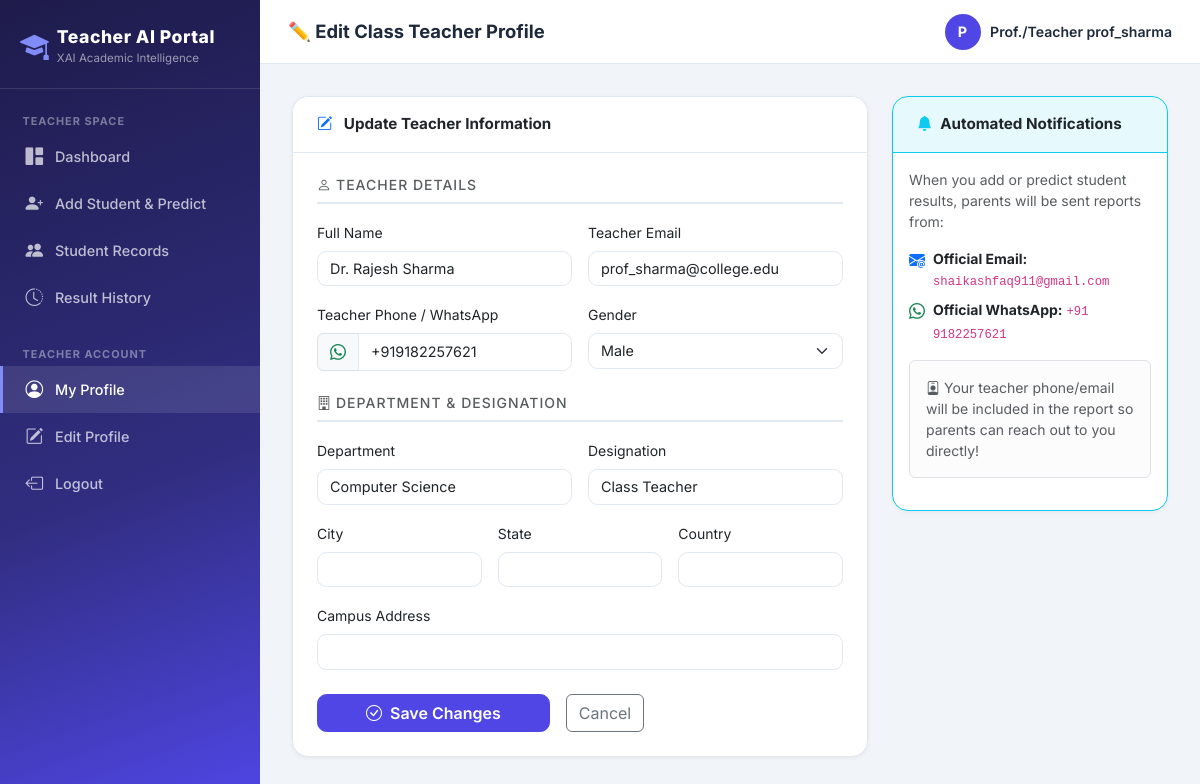
The app's page /profile/update/ (signed in) with its own data.
### apps/accounts/models.py (models this page shows, shortened)
class TeacherProfile(models.Model):
    username = models.CharField(max_length=50, unique=True)
    email = models.EmailField(max_length=100, unique=True)
    password = models.CharField(max_length=128)
    full_name = models.CharField(max_length=100, blank=True)
    phoneno = models.CharField(max_length=15, blank=True)
    department = models.CharField(max_length=100, blank=True, default="Computer Science")
    designation = models.CharField(max_length=100, blank=True, default="Class Teacher")
    gender = models.CharField(max_length=10, choices=[
        ('Male', 'Male'), ('Female', 'Female'), ('Other', 'Other')
    ], default='Male')
    country = models.CharField(max_length=50, blank=True)
    state = models.CharField(max_length=50, blank=True)
    city = models.CharField(max_length=50, blank=True)
    address = models.TextField(blank=True)
    created_at = models.DateTimeField(auto_now_add=True)
    updated_at = models.DateTimeField(auto_now=True)
    class Meta:
        verbose_name = "Teacher Profile"
        ordering = ['-created_at']

### apps/accounts/views.py (the view, shortened to what this page needs)
# urls.py: path('profile/update/', views.profile_update, name='profile_update'),
def profile_update(request):
    teacher = _get_logged_in_teacher(request)
    if not teacher:
        return redirect('login')
    return render(request, 'accounts/profile_update.html', {'teacher': teacher, 'active': 'profile'})

### apps/accounts/views.py (called while the page is built)
def _get_logged_in_teacher(request):
    teacher_id = request.session.get('teacher_id')
    if not teacher_id:
        return None
    try:
        return TeacherProfile.objects.get(id=teacher_id)
    except TeacherProfile.DoesNotExist:
        return None

### templates/accounts/profile_update.html (shortened to what this page needs)
{% extends "base/base.html" %}
{% block page_title %}✏️ Edit Class Teacher Profile{% endblock %}
{% block content %}
<div class="row g-4">
  <div class="col-lg-8">
    <div class="card">
      <div class="card-header bg-white py-3">
        <i class="bi bi-pencil-square text-primary me-2"></i>
        <span class="fw-700">Update Teacher Information</span>
      </div>
      <div class="card-body p-4">
        <form method="POST">
          <h6 class="text-uppercase text-muted fw-700 small mb-3" style="letter-spacing:1px;border-bottom:2px solid #e2e8f0;padding-bottom:.5rem;">
            <i class="bi bi-person me-1"></i>Teacher Details
          </h6>
          <div class="row g-3 mb-4">
            <div class="col-md-6">
              <label class="form-label small fw-600">Full Name</label>
              <input type="text" name="full_name" class="form-control" value="{{ teacher.full_name }}" required>
            </div>
            <div class="col-md-6">
              <label class="form-label small fw-600">Teacher Email</label>
              <input type="email" name="email" class="form-control" value="{{ teacher.email }}" required>
            </div>
            <div class="col-md-6">
              <label class="form-label small fw-600">Teacher Phone / WhatsApp</label>
              <div class="input-group">
                <span class="input-group-text"><i class="bi bi-whatsapp text-success"></i></span>
                <input type="text" name="phoneno" class="form-control" value="{{ teacher.phoneno }}" placeholder="+91...">
              </div>
            </div>
            <div class="col-md-6">
              <label class="form-label small fw-600">Gender</label>
              <select name="gender" class="form-select">
                <option value="Male" {% if teacher.gender == 'Male' %}selected{% endif %}>Male</option>
              </select>
            </div>
          </div>
          <h6 class="text-uppercase text-muted fw-700 small mb-3" style="letter-spacing:1px;border-bottom:2px solid #e2e8f0;padding-bottom:.5rem;">
            <i class="bi bi-building me-1"></i>Department &amp; Designation
          </h6>
          <div class="row g-3 mb-4">
            <div class="col-md-6">
              <label class="form-label small fw-600">Department</label>
              <input type="text" name="department" class="form-control" value="{{ teacher.department }}">
            </div>
            <div class="col-md-6">
              <label class="form-label small fw-600">Designation</label>
              <input type="text" name="designation" class="form-control" value="{{ teacher.designation }}">
            </div>
            <div class="col-md-4">
              <label class="form-label small fw-600">City</label>
              <input type="text" name="city" class="form-control" value="{{ teacher.city }}">
            </div>
            <div class="col-md-4">
              <label class="form-label small fw-600">State</label>
              <input type="text" name="state" class="form-control" value="{{ teacher.state }}">
            </div>
            <div class="col-md-4">
              <label class="form-label small fw-600">Country</label>
              <input type="text" name="country" class="form-control" value="{{ teacher.country }}">
            </div>
            <div class="col-12">
              <label class="form-label small fw-600">Campus Address</label>
              <input type="text" name="address" class="form-control" value="{{ teacher.address }}">
            </div>
          </div>
          <div class="d-flex gap-3">
            <button type="submit" class="btn btn-primary px-5 fw-700">
              <i class="bi bi-check-circle me-2"></i>Save Changes
            </button>
            <a href="{% url 'profile_view' %}" class="btn btn-outline-secondary">Cancel</a>
          </div>
        </form>
      </div>
    </div>
  </div>
  <div class="col-lg-4">
    <div class="card border-info mb-3">
      <div class="card-header bg-info bg-opacity-10 border-info text-dark fw-700">
        <i class="bi bi-bell-fill text-info me-2"></i>Automated Notifications
      </div>
      <div class="card-body">
        <p class="small text-muted mb-3">
          When you add or predict student results, parents will be sent reports from:
        </p>
        <div class="d-flex gap-2 mb-2">
          <i class="bi bi-envelope-at-fill text-primary"></i>
          <div class="small"><strong>Official Email:</strong> <code>shaikashfaq911@gmail.com</code></div>
        </div>
        <div class="d-flex gap-2 mb-3">
          <i class="bi bi-whatsapp text-success"></i>
          <div class="small"><strong>Official WhatsApp:</strong> <code>+91 9182257621</code></div>
        </div>
        <div class="alert alert-light border small text-muted">
          <i class="bi bi-person-badge me-1"></i>Your teacher phone/email will be included in the report so parents can reach out to you directly!
        </div>
      </div>
    </div>
  </div>
</div>
{% endblock %}

### templates/base/base.html (shortened to what this page needs)
<!DOCTYPE html>
<html lang="en" data-bs-theme="light">
<head>
  <link href="https://cdn.jsdelivr.net/npm/bootstrap@5.3.2/dist/css/bootstrap.min.css" rel="stylesheet">
  <link href="https://cdn.jsdelivr.net/npm/bootstrap-icons@1.11.3/font/bootstrap-icons.css" rel="stylesheet">
</head>
<body>
{% if request.session.teacher_id or request.session.student_id or request.session.admin_logged_in %}
<nav class="sidebar" id="sidebar">
  <div class="sidebar-logo">
    <div class="d-flex align-items-center gap-2 mb-1">
      <i class="bi bi-mortarboard-fill"></i>
      <div>
        <div class="brand">Teacher AI Portal</div>
        <div class="brand-sub">XAI Academic Intelligence</div>
      </div>
    </div>
  </div>
  <div class="sidebar-nav">
    {% if request.session.teacher_id or request.session.student_id %}
      <div class="nav-section">Teacher Space</div>
      <a href="{% url 'teacher_dashboard' %}" class="nav-link {% if active == 'dashboard' %}active{% endif %}">
        <i class="bi bi-grid-1x2-fill"></i> Dashboard
      </a>
      <a href="{% url 'add_student' %}" class="nav-link {% if active == 'add_student' %}active{% endif %}">
        <i class="bi bi-person-plus-fill"></i> Add Student & Predict
      </a>
      <a href="{% url 'student_list' %}" class="nav-link {% if active == 'students' %}active{% endif %}">
        <i class="bi bi-people-fill"></i> Student Records
      </a>
      <a href="{% url 'prediction_history' %}" class="nav-link {% if active == 'history' %}active{% endif %}">
        <i class="bi bi-clock-history"></i> Result History
      </a>
      <div class="nav-section mt-3">Teacher Account</div>
      <a href="{% url 'profile_view' %}" class="nav-link {% if active == 'profile' %}active{% endif %}">
        <i class="bi bi-person-circle"></i> My Profile
      </a>
      <a href="{% url 'profile_update' %}" class="nav-link">
        <i class="bi bi-pencil-square"></i> Edit Profile
      </a>
      <a href="{% url 'logout' %}" class="nav-link">
        <i class="bi bi-box-arrow-left"></i> Logout
      </a>
    {% endif %}
  </div>
</nav>
<div class="topbar">
  <div class="page-title">{% block page_title %}Teacher Academic Portal{% endblock %}</div>
  <div class="topbar-user">
    {% if request.session.teacher_name %}
      <div class="avatar">{{ request.session.teacher_name|first|upper }}</div>
      <span>Prof./Teacher {{ request.session.teacher_name }}</span>
    {% elif request.session.student_name %}
      <div class="avatar">{{ request.session.student_name|first|upper }}</div>
      <span>{{ request.session.student_name }}</span>
    {% elif request.session.admin_logged_in %}
      <div class="avatar" style="background:#7c3aed;">A</div>
      <span>Administrator</span>
    {% endif %}
  </div>
</div>
<div class="main-content">
  <div class="content-body">
    <div class="fade-in">
      {% block content %}{% endblock %}
    </div>
  </div>
</div>
{% else %}
  {% block auth_content %}{% endblock %}
{% endif %}
</body>
</html>

### templates/base/base.html (style rules this page uses)
:root { --primary: #4f46e5; --primary-dark: #3730a3; --secondary: #06b6d4; --success: #10b981; --warning: #f59e0b; --danger: #ef4444; --sidebar-width: 260px; --topbar-height: 64px; --bg: #f1f5f9; --card-bg: #ffffff; --text: #1e293b; --muted: #64748b; --border: #e2e8f0; }
* { font-family: 'Inter', sans-serif; }
body { background: var(--bg); color: var(--text); min-height: 100vh; }
.sidebar { position: fixed; top: 0; left: 0; width: var(--sidebar-width); height: 100vh; background: linear-gradient(160deg, #1e1b4b 0%, #312e81 60%, #4f46e5 100%); display: flex; flex-direction: column; z-index: 1040; overflow-y: auto; overflow-x: hidden; transition: transform 0.3s ease; }
.sidebar-logo { padding: 1.5rem 1.25rem 1rem; border-bottom: 1px solid rgba(255,255,255,.12); }
.sidebar-logo .brand { font-size: 1.1rem; font-weight: 800; color: #fff; letter-spacing: .5px; }
.sidebar-logo .brand-sub { font-size: .72rem; color: rgba(255,255,255,.55); font-weight: 400; }
.sidebar-logo .bi { font-size: 1.8rem; color: #818cf8; }
.sidebar-nav { padding: 1rem 0; flex: 1; }
.sidebar-nav .nav-section { font-size: .68rem; font-weight: 700; letter-spacing: 1px; color: rgba(255,255,255,.4); padding: .5rem 1.4rem .25rem; text-transform: uppercase; }
.sidebar-nav .nav-link { display: flex; align-items: center; gap: .75rem; padding: .65rem 1.4rem; color: rgba(255,255,255,.7); border-radius: 0; font-weight: 500; font-size: .9rem; transition: all .2s; border-left: 3px solid transparent; text-decoration: none; }
.sidebar-nav .nav-link:hover, .sidebar-nav .nav-link.active { color: #fff; background: rgba(255,255,255,.1); border-left-color: #818cf8; }
.sidebar-nav .nav-link .bi { font-size: 1.1rem; min-width: 1.1rem; }
.topbar { position: fixed; top: 0; left: var(--sidebar-width); right: 0; height: var(--topbar-height); background: var(--card-bg); border-bottom: 1px solid var(--border); display: flex; align-items: center; padding: 0 1.75rem; z-index: 1030; gap: 1rem; }
.topbar .page-title { font-size: 1.15rem; font-weight: 700; color: var(--text); flex: 1; }
.topbar .topbar-user { display: flex; align-items: center; gap: .6rem; font-size: .88rem; font-weight: 600; color: var(--text); }
.topbar .avatar { width: 36px; height: 36px; border-radius: 50%; background: var(--primary); color: #fff; display: flex; align-items: center; justify-content: center; font-weight: 700; font-size: .9rem; }
.main-content { margin-left: var(--sidebar-width); padding-top: var(--topbar-height); min-height: 100vh; }
.content-body { padding: 2rem 2rem; }
.card { border: 1px solid var(--border); border-radius: 1rem; box-shadow: 0 1px 4px rgba(0,0,0,.06); }
.card-header { background: var(--card-bg); border-bottom: 1px solid var(--border); border-radius: 1rem 1rem 0 0 !important; padding: 1rem 1.5rem; font-weight: 700; font-size: .95rem; }
.form-control, .form-select { border-radius: .6rem; border-color: var(--border); font-size: .9rem; }
.btn-primary { background: var(--primary); border-color: var(--primary); border-radius: .6rem; font-weight: 600; }
.fade-in { animation: fadeIn .4s ease; }

### records on screen
TeacherProfile: session.teacher_name "prof_sharma", full_name "Dr. Rajesh Sharma", email "prof_sharma@college.edu", phoneno "+919182257621", gender "Male", department "Computer Science", designation "Class Teacher"

### other values on screen
{{ request.session.teacher_name|first|upper }} "P"
